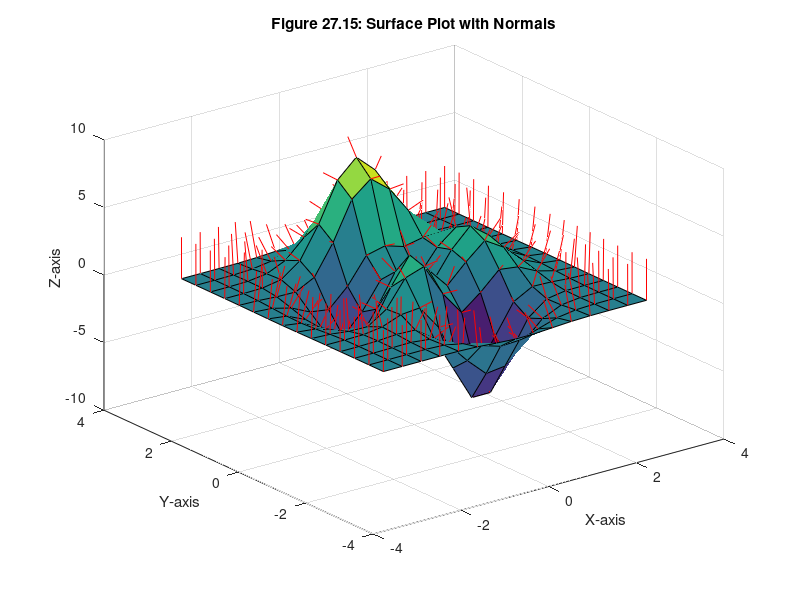

The MATLAB script that drew this image:
[X,Y,Z] = peaks(15);
surfnorm(X,Y,Z)
xlabel('X-axis'), ylabel('Y-axis'), zlabel('Z-axis')
title('Figure 27.15: Surface Plot with Normals')
